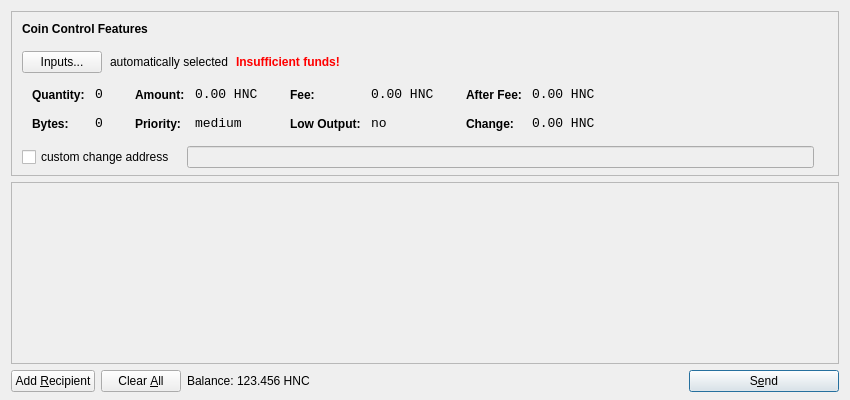
<?xml version="1.0" encoding="UTF-8"?>
<ui version="4.0">
 <class>SendCoinsDialog</class>
 <widget class="QDialog" name="SendCoinsDialog">
  <property name="geometry">
   <rect>
    <x>0</x>
    <y>0</y>
    <width>850</width>
    <height>400</height>
   </rect>
  </property>
  <property name="windowTitle">
   <string>Send Coins</string>
  </property>
  <layout class="QVBoxLayout" name="verticalLayout" stretch="0,1,0">
   <property name="bottomMargin">
    <number>8</number>
   </property>
   <item>
    <widget class="QFrame" name="frameCoinControl">
     <property name="sizePolicy">
      <sizepolicy hsizetype="Expanding" vsizetype="Expanding">
       <horstretch>0</horstretch>
       <verstretch>0</verstretch>
      </sizepolicy>
     </property>
     <property name="maximumSize">
      <size>
       <width>16777215</width>
       <height>16777215</height>
      </size>
     </property>
     <property name="frameShape">
      <enum>QFrame::StyledPanel</enum>
     </property>
     <property name="frameShadow">
      <enum>QFrame::Sunken</enum>
     </property>
     <layout class="QVBoxLayout" name="verticalLayoutCoinControl2">
      <property name="spacing">
       <number>-1</number>
      </property>
      <property name="leftMargin">
       <number>0</number>
      </property>
      <property name="topMargin">
       <number>0</number>
      </property>
      <property name="rightMargin">
       <number>0</number>
      </property>
      <property name="bottomMargin">
       <number>6</number>
      </property>
      <item>
       <layout class="QVBoxLayout" name="verticalLayoutCoinControl" stretch="0,0,0,0,1">
        <property name="spacing">
         <number>0</number>
        </property>
        <property name="leftMargin">
         <number>10</number>
        </property>
        <property name="topMargin">
         <number>10</number>
        </property>
        <item>
         <layout class="QHBoxLayout" name="horizontalLayoutCoinControl1">
          <property name="bottomMargin">
           <number>15</number>
          </property>
          <item>
           <widget class="QLabel" name="labelCoinControlFeatures">
            <property name="sizePolicy">
             <sizepolicy hsizetype="Preferred" vsizetype="Maximum">
              <horstretch>0</horstretch>
              <verstretch>0</verstretch>
             </sizepolicy>
            </property>
            <property name="font">
             <font>
              <weight>75</weight>
              <bold>true</bold>
             </font>
            </property>
            <property name="styleSheet">
             <string notr="true">font-weight:bold;</string>
            </property>
            <property name="text">
             <string>Coin Control Features</string>
            </property>
           </widget>
          </item>
         </layout>
        </item>
        <item>
         <layout class="QHBoxLayout" name="horizontalLayoutCoinControl2" stretch="0,0,0,0">
          <property name="spacing">
           <number>8</number>
          </property>
          <property name="bottomMargin">
           <number>10</number>
          </property>
          <item>
           <widget class="QPushButton" name="pushButtonCoinControl">
            <property name="styleSheet">
             <string notr="true"/>
            </property>
            <property name="text">
             <string>Inputs...</string>
            </property>
           </widget>
          </item>
          <item>
           <widget class="QLabel" name="labelCoinControlAutomaticallySelected">
            <property name="text">
             <string>automatically selected</string>
            </property>
            <property name="margin">
             <number>5</number>
            </property>
           </widget>
          </item>
          <item>
           <widget class="QLabel" name="labelCoinControlInsuffFunds">
            <property name="font">
             <font>
              <weight>75</weight>
              <bold>true</bold>
             </font>
            </property>
            <property name="styleSheet">
             <string notr="true">color:red;font-weight:bold;</string>
            </property>
            <property name="text">
             <string>Insufficient funds!</string>
            </property>
            <property name="margin">
             <number>5</number>
            </property>
           </widget>
          </item>
          <item>
           <spacer name="horizontalSpacerCoinControl">
            <property name="orientation">
             <enum>Qt::Horizontal</enum>
            </property>
            <property name="sizeHint" stdset="0">
             <size>
              <width>40</width>
              <height>1</height>
             </size>
            </property>
           </spacer>
          </item>
         </layout>
        </item>
        <item>
         <widget class="QWidget" name="widgetCoinControl" native="true">
          <property name="sizePolicy">
           <sizepolicy hsizetype="Preferred" vsizetype="Preferred">
            <horstretch>0</horstretch>
            <verstretch>0</verstretch>
           </sizepolicy>
          </property>
          <property name="minimumSize">
           <size>
            <width>0</width>
            <height>0</height>
           </size>
          </property>
          <property name="styleSheet">
           <string notr="true"/>
          </property>
          <layout class="QHBoxLayout" name="horizontalLayoutCoinControl5">
           <property name="margin">
            <number>0</number>
           </property>
           <item>
            <layout class="QHBoxLayout" name="horizontalLayoutCoinControl3" stretch="0,0,0,1">
             <property name="spacing">
              <number>20</number>
             </property>
             <property name="topMargin">
              <number>0</number>
             </property>
             <property name="bottomMargin">
              <number>10</number>
             </property>
             <item>
              <layout class="QFormLayout" name="formLayoutCoinControl1">
               <property name="horizontalSpacing">
                <number>10</number>
               </property>
               <property name="verticalSpacing">
                <number>14</number>
               </property>
               <property name="leftMargin">
                <number>10</number>
               </property>
               <property name="topMargin">
                <number>4</number>
               </property>
               <property name="rightMargin">
                <number>6</number>
               </property>
               <item row="0" column="0">
                <widget class="QLabel" name="labelCoinControlQuantityText">
                 <property name="styleSheet">
                  <string notr="true">font-weight:bold;</string>
                 </property>
                 <property name="text">
                  <string>Quantity:</string>
                 </property>
                 <property name="margin">
                  <number>0</number>
                 </property>
                </widget>
               </item>
               <item row="0" column="1">
                <widget class="QLabel" name="labelCoinControlQuantity">
                 <property name="font">
                  <font>
                   <family>Monospace</family>
                   <pointsize>10</pointsize>
                  </font>
                 </property>
                 <property name="cursor">
                  <cursorShape>IBeamCursor</cursorShape>
                 </property>
                 <property name="contextMenuPolicy">
                  <enum>Qt::ActionsContextMenu</enum>
                 </property>
                 <property name="text">
                  <string notr="true">0</string>
                 </property>
                 <property name="margin">
                  <number>0</number>
                 </property>
                 <property name="textInteractionFlags">
                  <set>Qt::LinksAccessibleByMouse|Qt::TextSelectableByKeyboard|Qt::TextSelectableByMouse</set>
                 </property>
                </widget>
               </item>
               <item row="1" column="0">
                <widget class="QLabel" name="labelCoinControlBytesText">
                 <property name="styleSheet">
                  <string notr="true">font-weight:bold;</string>
                 </property>
                 <property name="text">
                  <string>Bytes:</string>
                 </property>
                </widget>
               </item>
               <item row="1" column="1">
                <widget class="QLabel" name="labelCoinControlBytes">
                 <property name="font">
                  <font>
                   <family>Monospace</family>
                   <pointsize>10</pointsize>
                  </font>
                 </property>
                 <property name="cursor">
                  <cursorShape>IBeamCursor</cursorShape>
                 </property>
                 <property name="contextMenuPolicy">
                  <enum>Qt::ActionsContextMenu</enum>
                 </property>
                 <property name="text">
                  <string notr="true">0</string>
                 </property>
                 <property name="textInteractionFlags">
                  <set>Qt::LinksAccessibleByMouse|Qt::TextSelectableByKeyboard|Qt::TextSelectableByMouse</set>
                 </property>
                </widget>
               </item>
              </layout>
             </item>
             <item>
              <layout class="QFormLayout" name="formLayoutCoinControl2">
               <property name="horizontalSpacing">
                <number>10</number>
               </property>
               <property name="verticalSpacing">
                <number>14</number>
               </property>
               <property name="leftMargin">
                <number>6</number>
               </property>
               <property name="topMargin">
                <number>4</number>
               </property>
               <property name="rightMargin">
                <number>6</number>
               </property>
               <item row="0" column="0">
                <widget class="QLabel" name="labelCoinControlAmountText">
                 <property name="styleSheet">
                  <string notr="true">font-weight:bold;</string>
                 </property>
                 <property name="text">
                  <string>Amount:</string>
                 </property>
                 <property name="margin">
                  <number>0</number>
                 </property>
                </widget>
               </item>
               <item row="0" column="1">
                <widget class="QLabel" name="labelCoinControlAmount">
                 <property name="font">
                  <font>
                   <family>Monospace</family>
                   <pointsize>10</pointsize>
                  </font>
                 </property>
                 <property name="cursor">
                  <cursorShape>IBeamCursor</cursorShape>
                 </property>
                 <property name="contextMenuPolicy">
                  <enum>Qt::ActionsContextMenu</enum>
                 </property>
                 <property name="text">
                  <string notr="true">0.00 HNC</string>
                 </property>
                 <property name="textInteractionFlags">
                  <set>Qt::LinksAccessibleByMouse|Qt::TextSelectableByKeyboard|Qt::TextSelectableByMouse</set>
                 </property>
                </widget>
               </item>
               <item row="1" column="0">
                <widget class="QLabel" name="labelCoinControlPriorityText">
                 <property name="styleSheet">
                  <string notr="true">font-weight:bold;</string>
                 </property>
                 <property name="text">
                  <string>Priority:</string>
                 </property>
                </widget>
               </item>
               <item row="1" column="1">
                <widget class="QLabel" name="labelCoinControlPriority">
                 <property name="font">
                  <font>
                   <family>Monospace</family>
                   <pointsize>10</pointsize>
                  </font>
                 </property>
                 <property name="cursor">
                  <cursorShape>IBeamCursor</cursorShape>
                 </property>
                 <property name="contextMenuPolicy">
                  <enum>Qt::ActionsContextMenu</enum>
                 </property>
                 <property name="text">
                  <string>medium</string>
                 </property>
                 <property name="textInteractionFlags">
                  <set>Qt::LinksAccessibleByMouse|Qt::TextSelectableByKeyboard|Qt::TextSelectableByMouse</set>
                 </property>
                </widget>
               </item>
              </layout>
             </item>
             <item>
              <layout class="QFormLayout" name="formLayoutCoinControl3">
               <property name="horizontalSpacing">
                <number>10</number>
               </property>
               <property name="verticalSpacing">
                <number>14</number>
               </property>
               <property name="leftMargin">
                <number>6</number>
               </property>
               <property name="topMargin">
                <number>4</number>
               </property>
               <property name="rightMargin">
                <number>6</number>
               </property>
               <item row="0" column="0">
                <widget class="QLabel" name="labelCoinControlFeeText">
                 <property name="styleSheet">
                  <string notr="true">font-weight:bold;</string>
                 </property>
                 <property name="text">
                  <string>Fee:</string>
                 </property>
                 <property name="margin">
                  <number>0</number>
                 </property>
                </widget>
               </item>
               <item row="0" column="1">
                <widget class="QLabel" name="labelCoinControlFee">
                 <property name="font">
                  <font>
                   <family>Monospace</family>
                   <pointsize>10</pointsize>
                  </font>
                 </property>
                 <property name="cursor">
                  <cursorShape>IBeamCursor</cursorShape>
                 </property>
                 <property name="contextMenuPolicy">
                  <enum>Qt::ActionsContextMenu</enum>
                 </property>
                 <property name="text">
                  <string notr="true">0.00 HNC</string>
                 </property>
                 <property name="textInteractionFlags">
                  <set>Qt::LinksAccessibleByMouse|Qt::TextSelectableByKeyboard|Qt::TextSelectableByMouse</set>
                 </property>
                </widget>
               </item>
               <item row="1" column="0">
                <widget class="QLabel" name="labelCoinControlLowOutputText">
                 <property name="styleSheet">
                  <string notr="true">font-weight:bold;</string>
                 </property>
                 <property name="text">
                  <string>Low Output:</string>
                 </property>
                </widget>
               </item>
               <item row="1" column="1">
                <widget class="QLabel" name="labelCoinControlLowOutput">
                 <property name="font">
                  <font>
                   <family>Monospace</family>
                   <pointsize>10</pointsize>
                  </font>
                 </property>
                 <property name="cursor">
                  <cursorShape>IBeamCursor</cursorShape>
                 </property>
                 <property name="contextMenuPolicy">
                  <enum>Qt::ActionsContextMenu</enum>
                 </property>
                 <property name="text">
                  <string>no</string>
                 </property>
                 <property name="textInteractionFlags">
                  <set>Qt::LinksAccessibleByMouse|Qt::TextSelectableByKeyboard|Qt::TextSelectableByMouse</set>
                 </property>
                </widget>
               </item>
              </layout>
             </item>
             <item>
              <layout class="QFormLayout" name="formLayoutCoinControl4">
               <property name="horizontalSpacing">
                <number>10</number>
               </property>
               <property name="verticalSpacing">
                <number>14</number>
               </property>
               <property name="leftMargin">
                <number>6</number>
               </property>
               <property name="topMargin">
                <number>4</number>
               </property>
               <property name="rightMargin">
                <number>6</number>
               </property>
               <item row="0" column="0">
                <widget class="QLabel" name="labelCoinControlAfterFeeText">
                 <property name="styleSheet">
                  <string notr="true">font-weight:bold;</string>
                 </property>
                 <property name="text">
                  <string>After Fee:</string>
                 </property>
                 <property name="margin">
                  <number>0</number>
                 </property>
                </widget>
               </item>
               <item row="0" column="1">
                <widget class="QLabel" name="labelCoinControlAfterFee">
                 <property name="font">
                  <font>
                   <family>Monospace</family>
                   <pointsize>10</pointsize>
                  </font>
                 </property>
                 <property name="cursor">
                  <cursorShape>IBeamCursor</cursorShape>
                 </property>
                 <property name="contextMenuPolicy">
                  <enum>Qt::ActionsContextMenu</enum>
                 </property>
                 <property name="text">
                  <string notr="true">0.00 HNC</string>
                 </property>
                 <property name="textInteractionFlags">
                  <set>Qt::LinksAccessibleByMouse|Qt::TextSelectableByKeyboard|Qt::TextSelectableByMouse</set>
                 </property>
                </widget>
               </item>
               <item row="1" column="0">
                <widget class="QLabel" name="labelCoinControlChangeText">
                 <property name="styleSheet">
                  <string notr="true">font-weight:bold;</string>
                 </property>
                 <property name="text">
                  <string>Change:</string>
                 </property>
                </widget>
               </item>
               <item row="1" column="1">
                <widget class="QLabel" name="labelCoinControlChange">
                 <property name="font">
                  <font>
                   <family>Monospace</family>
                   <pointsize>10</pointsize>
                  </font>
                 </property>
                 <property name="cursor">
                  <cursorShape>IBeamCursor</cursorShape>
                 </property>
                 <property name="contextMenuPolicy">
                  <enum>Qt::ActionsContextMenu</enum>
                 </property>
                 <property name="text">
                  <string notr="true">0.00 HNC</string>
                 </property>
                 <property name="textInteractionFlags">
                  <set>Qt::LinksAccessibleByMouse|Qt::TextSelectableByKeyboard|Qt::TextSelectableByMouse</set>
                 </property>
                </widget>
               </item>
              </layout>
             </item>
            </layout>
           </item>
          </layout>
         </widget>
        </item>
        <item>
         <layout class="QHBoxLayout" name="horizontalLayoutCoinControl4" stretch="0,0,0">
          <property name="spacing">
           <number>12</number>
          </property>
          <property name="sizeConstraint">
           <enum>QLayout::SetDefaultConstraint</enum>
          </property>
          <property name="topMargin">
           <number>5</number>
          </property>
          <property name="rightMargin">
           <number>5</number>
          </property>
          <item>
           <widget class="QCheckBox" name="checkBoxCoinControlChange">
            <property name="text">
             <string>custom change address</string>
            </property>
           </widget>
          </item>
          <item>
           <widget class="QLineEdit" name="lineEditCoinControlChange">
            <property name="enabled">
             <bool>false</bool>
            </property>
            <property name="sizePolicy">
             <sizepolicy hsizetype="Expanding" vsizetype="Fixed">
              <horstretch>0</horstretch>
              <verstretch>0</verstretch>
             </sizepolicy>
            </property>
           </widget>
          </item>
          <item>
           <widget class="QLabel" name="labelCoinControlChangeLabel">
            <property name="sizePolicy">
             <sizepolicy hsizetype="Preferred" vsizetype="Expanding">
              <horstretch>0</horstretch>
              <verstretch>0</verstretch>
             </sizepolicy>
            </property>
            <property name="minimumSize">
             <size>
              <width>0</width>
              <height>0</height>
             </size>
            </property>
            <property name="text">
             <string/>
            </property>
            <property name="margin">
             <number>3</number>
            </property>
           </widget>
          </item>
         </layout>
        </item>
        <item>
         <spacer name="verticalSpacerCoinControl">
          <property name="orientation">
           <enum>Qt::Vertical</enum>
          </property>
          <property name="sizeHint" stdset="0">
           <size>
            <width>800</width>
            <height>1</height>
           </size>
          </property>
         </spacer>
        </item>
       </layout>
      </item>
     </layout>
    </widget>
   </item>
   <item>
    <widget class="QScrollArea" name="scrollArea">
     <property name="widgetResizable">
      <bool>true</bool>
     </property>
     <widget class="QWidget" name="scrollAreaWidgetContents">
      <property name="geometry">
       <rect>
        <x>0</x>
        <y>0</y>
        <width>830</width>
        <height>165</height>
       </rect>
      </property>
      <layout class="QVBoxLayout" name="verticalLayout_2">
       <property name="margin">
        <number>0</number>
       </property>
       <item>
        <layout class="QVBoxLayout" name="entries">
         <property name="spacing">
          <number>6</number>
         </property>
        </layout>
       </item>
       <item>
        <spacer name="verticalSpacer">
         <property name="orientation">
          <enum>Qt::Vertical</enum>
         </property>
         <property name="sizeHint" stdset="0">
          <size>
           <width>20</width>
           <height>40</height>
          </size>
         </property>
        </spacer>
       </item>
      </layout>
     </widget>
    </widget>
   </item>
   <item>
    <layout class="QHBoxLayout" name="horizontalLayout">
     <item>
      <widget class="QPushButton" name="addButton">
       <property name="toolTip">
        <string>Send to multiple recipients at once</string>
       </property>
       <property name="text">
        <string>Add &amp;Recipient</string>
       </property>
       <property name="icon">
        <iconset resource="../helleniccoin.qrc">
         <normaloff>:/icons/add</normaloff>:/icons/add</iconset>
       </property>
       <property name="autoDefault">
        <bool>false</bool>
       </property>
      </widget>
     </item>
     <item>
      <widget class="QPushButton" name="clearButton">
       <property name="sizePolicy">
        <sizepolicy hsizetype="Minimum" vsizetype="Fixed">
         <horstretch>0</horstretch>
         <verstretch>0</verstretch>
        </sizepolicy>
       </property>
       <property name="toolTip">
        <string>Remove all transaction fields</string>
       </property>
       <property name="text">
        <string>Clear &amp;All</string>
       </property>
       <property name="icon">
        <iconset resource="../helleniccoin.qrc">
         <normaloff>:/icons/remove</normaloff>:/icons/remove</iconset>
       </property>
       <property name="autoRepeatDelay">
        <number>300</number>
       </property>
       <property name="autoDefault">
        <bool>false</bool>
       </property>
      </widget>
     </item>
     <item>
      <layout class="QHBoxLayout" name="horizontalLayout_2">
       <property name="spacing">
        <number>3</number>
       </property>
       <item>
        <widget class="QLabel" name="label">
         <property name="text">
          <string>Balance:</string>
         </property>
        </widget>
       </item>
       <item>
        <widget class="QLabel" name="labelBalance">
         <property name="cursor">
          <cursorShape>IBeamCursor</cursorShape>
         </property>
         <property name="text">
          <string>123.456 HNC</string>
         </property>
         <property name="textInteractionFlags">
          <set>Qt::LinksAccessibleByMouse|Qt::TextSelectableByKeyboard|Qt::TextSelectableByMouse</set>
         </property>
        </widget>
       </item>
      </layout>
     </item>
     <item>
      <spacer name="horizontalSpacer">
       <property name="orientation">
        <enum>Qt::Horizontal</enum>
       </property>
       <property name="sizeHint" stdset="0">
        <size>
         <width>40</width>
         <height>20</height>
        </size>
       </property>
      </spacer>
     </item>
     <item>
      <widget class="QPushButton" name="sendButton">
       <property name="minimumSize">
        <size>
         <width>150</width>
         <height>0</height>
        </size>
       </property>
       <property name="toolTip">
        <string>Confirm the send action</string>
       </property>
       <property name="text">
        <string>S&amp;end</string>
       </property>
       <property name="icon">
        <iconset resource="../helleniccoin.qrc">
         <normaloff>:/icons/send</normaloff>:/icons/send</iconset>
       </property>
       <property name="default">
        <bool>true</bool>
       </property>
      </widget>
     </item>
    </layout>
   </item>
  </layout>
 </widget>
 <resources>
  <include location="../helleniccoin.qrc"/>
 </resources>
 <connections/>
</ui>
